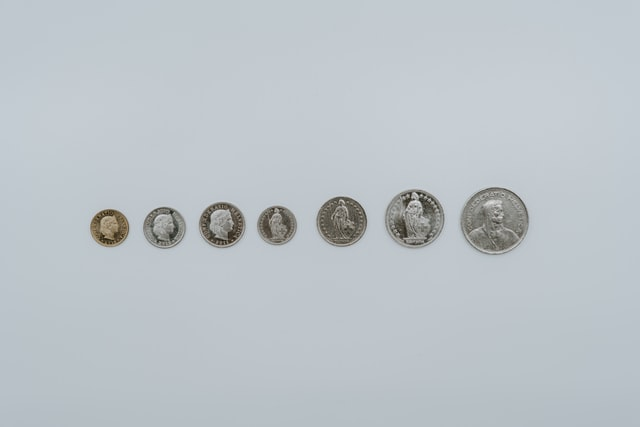
#> input picture coins.jpg, 640 x 427 px
$ python watershed_abu.py   (older library calls are emulated)
#> lines starting #> are read from the running program, lines starting #| are printed output that depends on the picture; after the words box and inside, x2 and y2 are one past the last pixel; in counts of white or black regions, pixels touching at a corner belong together
from pathlib import Path
import skimage.io as sk
import matplotlib.pyplot as plt
import cv2
import numpy as np
import skimage.filters as skf
from skimage.measure import label

def watershed(image_path:Path):
    image = sk.imread(image_path, as_gray=True)
#> image: shape (427, 640) float64; min 0.0814, max 0.898, mean 0.76
    image = skf.gaussian(image, sigma=8)
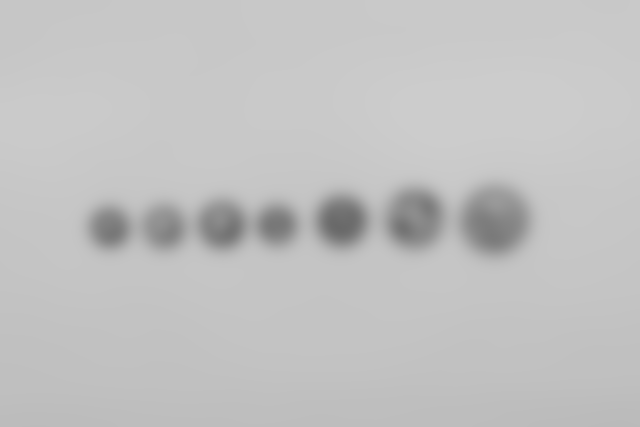
#> image: shape (427, 640) float64; min 0.414, max 0.804, mean 0.76
    gradient = cv2.Laplacian(image, cv2.CV_8U, ksize=9)
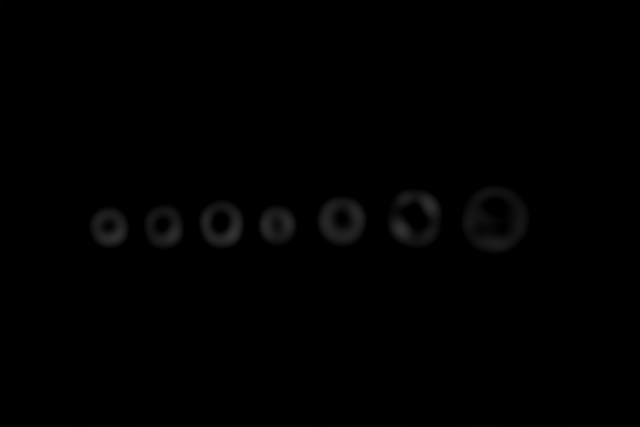
#> gradient: shape (427, 640); min 0, max 51, mean 1

    grad_min, grad_max = gradient.min(), gradient.max()
#> grad_min = 0; grad_max = 51

    for n in range(grad_min+1, grad_max+2):
        T = gradient >= n

        if n == grad_min + 1:
            C = T
            C_prev = T
        else:
            conn_comp, num_comp = label(T, return_num=True, background=1)
            for i in range(1, num_comp+1):
                comp = conn_comp == i
                common = not(C) and comp
                common_comps, num = label(common, return_num=True, background=0)
#> this loop made 2 passes
#> num_comp on pass 2: 7
#> pass 1, in watershed, `T = gradient >= n`:
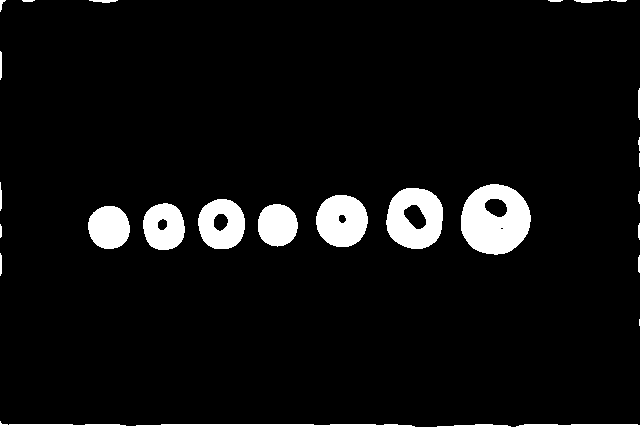
#> T: shape (427, 640) bool; 6% white; 27 white regions (3 under 20 px), largest, box (x1, y1, x2, y2) and area: (461, 184, 531, 255) 3590, (386, 188, 443, 249) 2479, (316, 195, 368, 247) 2106
#> pass 2, in watershed, `T = gradient >= n`:
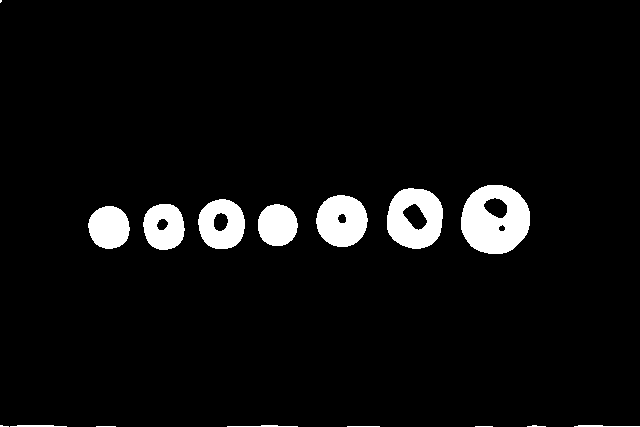
#> T: shape (427, 640) bool; 5.2% white; 16 white regions (3 under 20 px), largest, box (x1, y1, x2, y2) and area: (461, 185, 530, 254) 3458, (387, 188, 443, 249) 2409, (316, 195, 368, 247) 2056
#> pass 2, in watershed, `conn_comp, num_comp = label(T, return_num=True, background=1)`:
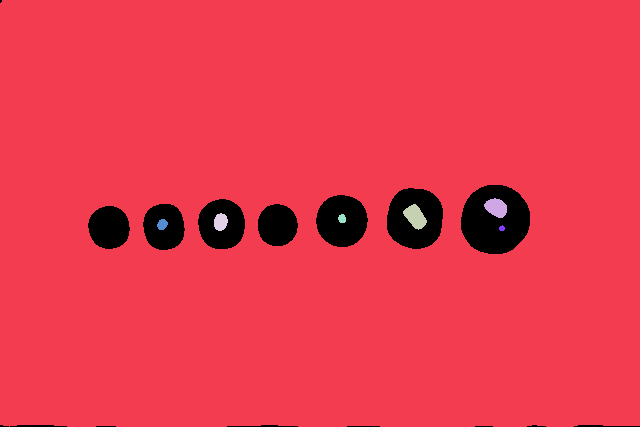
#> conn_comp: shape (427, 640) int32; 8 distinct labels, from 0 to 7; one colour per label, 0 black


    plt.subplot(121)
    plt.imshow(bin_image, cmap='gray')
    plt.subplot(122)
    plt.imshow(comp, cmap='gray')
    plt.show()

def main():
    image_path = Path("coins.jpg")

    watershed(image_path)

if __name__ == "__main__":
#> (the run stopped early here; a loop or call above may not have finished)

$ run again, with cafe.jpg copied over coins.jpg
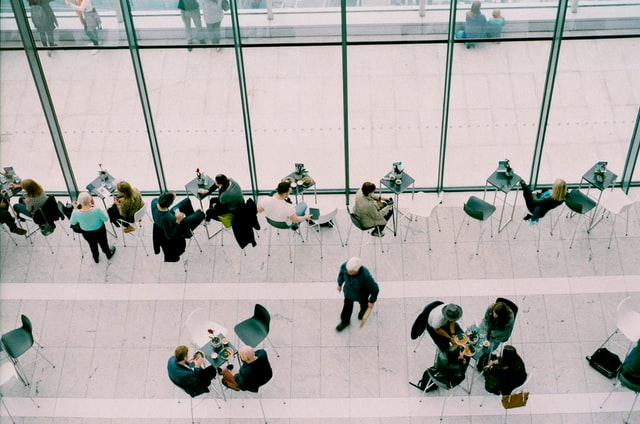
#> input picture cafe.jpg, 640 x 424 px
#> grad_min = 0; grad_max = 195
#> the loop in watershed, `for n in range(grad_min+1, grad_max+2):` made 2 passes
#> num_comp on pass 2: 11
#> pass 1, in watershed, `T = gradient >= n`:
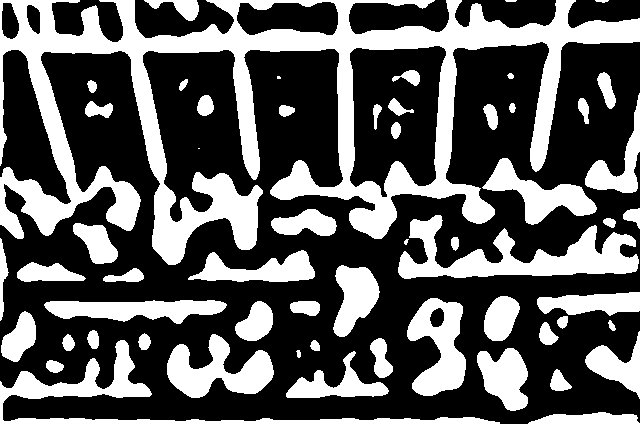
#> T: shape (424, 640) bool; 35.8% white; 58 white regions (3 under 20 px), largest, box (x1, y1, x2, y2) and area: (0, 0, 640, 265) 45172, (398, 215, 639, 279) 6517, (0, 340, 500, 424) 5481
#> pass 2, in watershed, `conn_comp, num_comp = label(T, return_num=True, background=1)`:
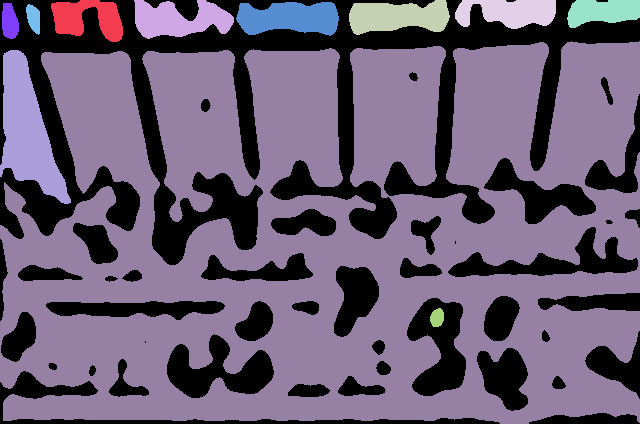
#> conn_comp: shape (424, 640) int32; 12 distinct labels, from 0 to 11; one colour per label, 0 black

$ run again, with crowd.jpg copied over coins.jpg
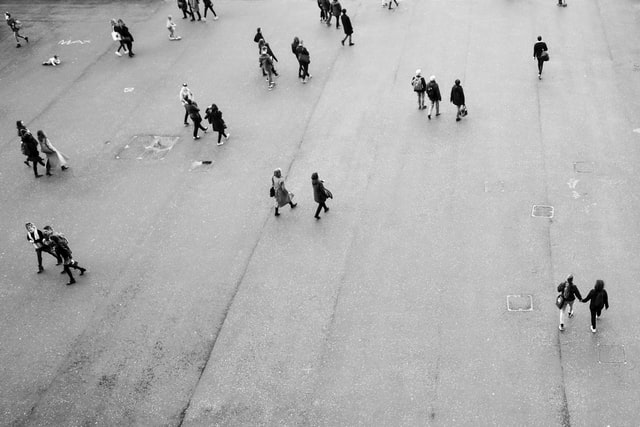
#> input picture crowd.jpg, 640 x 427 px
#> in watershed, image is the input picture: shape (427, 640) float64; min 0, max 1, mean 0.692
#> grad_min = 0; grad_max = 104
#> the loop in watershed, `for n in range(grad_min+1, grad_max+2):` made 2 passes
#> num_comp on pass 2: 5
#> pass 1, in watershed, `T = gradient >= n`:
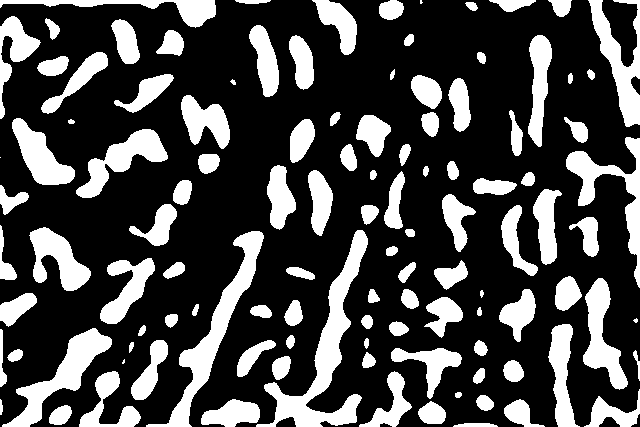
#> T: shape (427, 640) bool; 27.9% white; 114 white regions (4 under 20 px), largest, box (x1, y1, x2, y2) and area: (256, 230, 368, 427) 5049, (146, 231, 264, 427) 3887, (2, 328, 112, 427) 2940
#> pass 2, in watershed, `conn_comp, num_comp = label(T, return_num=True, background=1)`:
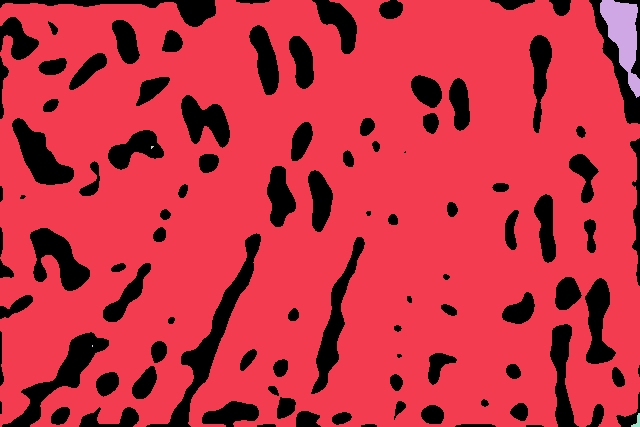
#> conn_comp: shape (427, 640) int32; 6 distinct labels, from 0 to 5; one colour per label, 0 black
